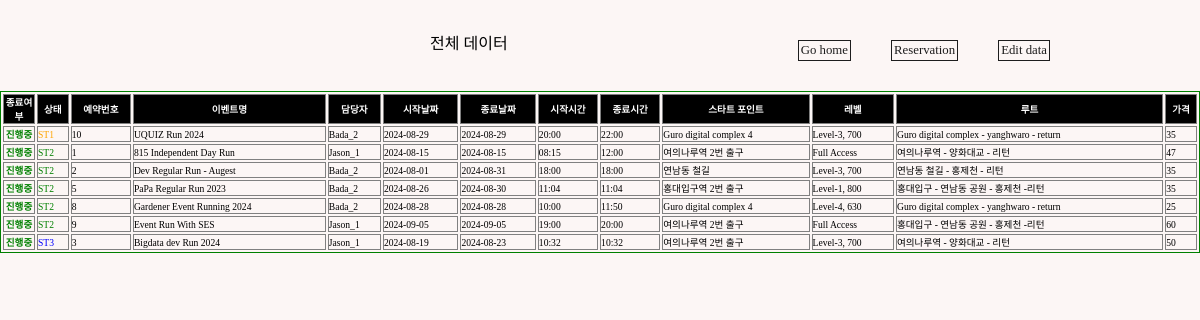
The page /event-table/ (signed in) on the database as committed earlier.
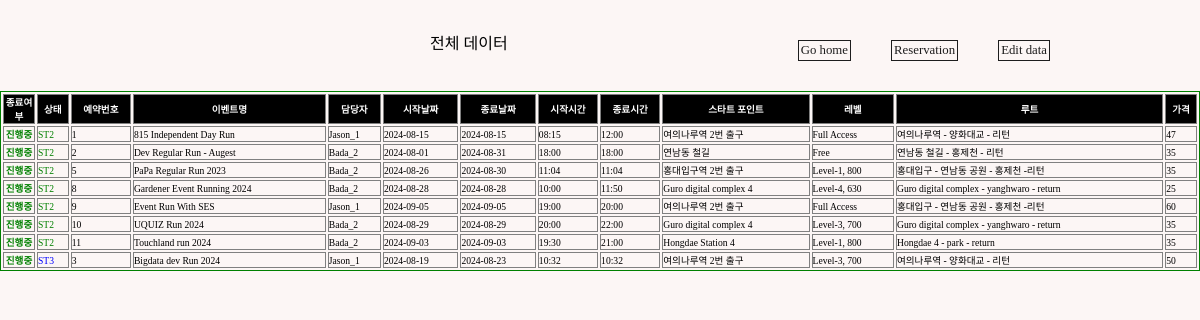
The same page on the database as committed later.
### events/models.py (models this page shows, shortened)
class GuestRun(models.Model):
    STATUS_CHOICE = [
        ("ST1", "Checking"),
        ("ST2", "On-Sale"),
        ("ST3", "Sold-Out"),
        ("ST4", "Closed"),
    ]
    LEVEL = [
        ("800","Level-1, 800"),
        ("730","Level-2, 730"),
        ("700","Level-3, 700"),
        ("630","Level-4, 630"),
        ("600","Level-5, 600"),
        ("530","Level-6, 530"),
        ("Free","Full Access"),
    ]
    event_id = models.AutoField(
        primary_key=True,
    )
    title = models.CharField(max_length=50)
    manager = models.ForeignKey(Manager, related_name="manager",blank=False, null=True, on_delete=models.SET_NULL)
    start_date = models.DateField(blank=True, null=True)
    start_time = models.TimeField(blank=True, null=True)
    end_date = models.DateField(blank=True, null=True)
    end_time = models.TimeField(blank=True, null=True)
    image = ResizedImageField(size=[1402,1000], upload_to="runMain", blank=True)
    route_image = ResizedImageField(size=[1402,1402], upload_to="runRoute", blank=True)
    start_point = models.CharField(max_length=50)
    status = models.CharField(
        max_length=8,
        choices=STATUS_CHOICE,
        default="ST1",
    )
    level = models.CharField(
        max_length=15,
        choices=LEVEL,
        default="Free",
    )
    amount = models.IntegerField(default=0)
    route = models.CharField(max_length=50, blank=False)
    desc = models.TextField(blank=True)
    completed = models.BooleanField(default=False)

### community/models.py (models this page shows)
class Manager(models.Model):
    m_id = models.AutoField(primary_key=True)
    account = models.ForeignKey(User, on_delete=models.CASCADE)
    name = models.CharField(max_length=20)
    email = models.CharField(max_length=50, blank=False)
    age = models.IntegerField(default=0)
    image = ResizedImageField(size=[200,200], upload_to="avatar", blank=False)
    def __str__(self):
        return self.name + "_"+ str(self.m_id)

### community/views.py (the view)
# urls.py: path("event-table/", views.event_table, name="event_table"),
def event_table(request):
    event = GuestRun.objects.all().order_by("status")
    context = {"events": event}
    return render(request, "admin/event-table.html", context)

### templates/admin/event-table.html (shortened to what this page needs)
{% load static %}
<!DOCTYPE html>
<html lang="en">
  <head>
    <link rel="stylesheet" type="text/css" href="{% static 'css/sterna.css' %}"/>
    <link href="https://cdnjs.cloudflare.com/ajax/libs/bootstrap-datetimepicker/3.0.0/css/bootstrap-datetimepicker.min.css" rel="stylesheet"/>
  </head>
  <body>
    {% if user.is_staff %}
      <div class="tocenter">
        <div class="flex-row" style="width:100%; margin: 30px 0 20px 0; justify-content:space-around;">
          <div style="width:10px;"></div>
          <div>
            <p>전체 데이터</p>
          </div>
          <div class="flex-row">
            <a style="border:solid 1px; font-size:0.8rem; padding:2px; margin:10px;" href="{% url "community:index" %}">Go home</a>
            <div style="width:20px;"></div>
            <a style="border:solid 1px; font-size:0.8rem; padding:2px; margin:10px;" href="{% url "community:rental_items" %}">Reservation</a>
            <div style="width:20px;"></div>
            <a style="border:solid 1px; font-size:0.8rem; padding:2px; margin:10px;" href="http://127.0.0.1:8000/admin/events/guestrun/" target="_blank">Edit data</a>
          </div>
        </div>
      </div>
      <div>
        <table border="1px solid black" bordercolor="green" style="font-size:0.6rem; width:100%;">
          <tr style="background-color:black; color:white;">
            <th scope="col" style="width:30px; text-align:center">종료여부</th>
            <th scope="col">상태</th>
            <th scope="col">예약번호</th>
            <th scope="col">이벤트명</th>
            <th scope="col">담당자</th>
            <th scope="col">시작날짜</th>
            <th scope="col">종료날짜</th>
            <th scope="col">시작시간</th>
            <th scope="col">종료시간</th>
            <th scope="col">스타트 포인트</th>
            <th scope="col">레벨</th>
            <th scope="col">루트</th>
            <th scope="col">가격</th>
          </tr>
          {% for data in events %}
            <tr>
              {% if data.completed == True %}
                <td style="color:white; font-weight:bold; background-color:grey; text-align:center;">완료</td>
              {% else %}
                <td style="color:green; font-weight:bold; text-align:center;">진행중</td>
              {% endif %}
              {% if data.status == "ST1" %}
                <td style="color:orange;">{{data.status}}</td>
              {% elif data.status == "ST2" %}
                <td style="color:green;">{{data.status}}</td>
              {% elif data.status == "ST3" %}
                <td style="color:blue;">{{data.status}}</td>
              {% else %}
                <td style="color:grey;">{{data.status}}</td>
              {% endif %}
              <td>{{data.event_id}}</td>
              <td>{{data.title}}</td>
              <td>{{data.manager}}</td>
              <td>{{data.start_date | date:"Y-m-d"}}</td>
              <td>{{data.end_date | date:"Y-m-d"}}</td>
              <td>{{data.start_time | time:"H:i"}}</td>
              <td>{{data.end_time | time:"H:i"}}</td>
              <td>{{data.start_point}}</td>
              <td>{{data.level}}</td>
              <td>{{data.route}}</td>
              <td>{{data.amount}}</td>
            </tr>
          {% endfor %}
        </table>
      </div>
    {% endif %}
  </body>
</html>

Rows that differ between the two databases and show on the page:
changed GuestRun "Dev Regular Run - Augest": level "Level-3, 700" → "Free"
changed GuestRun "UQUIZ Run 2024": status "ST1" → "ST2"; moves down the list
added GuestRun: completed "진행중", status "ST2", event_id "11", title "Touchland run 2024", manager "Bada_2", start_date "2024-09-03", end_date "2024-09-03", start_time "19:30", end_time "21:00", start_point "Hongdae Station 4", level "Level-1, 800", route "Hongdae 4 - park - return", amount "35"
